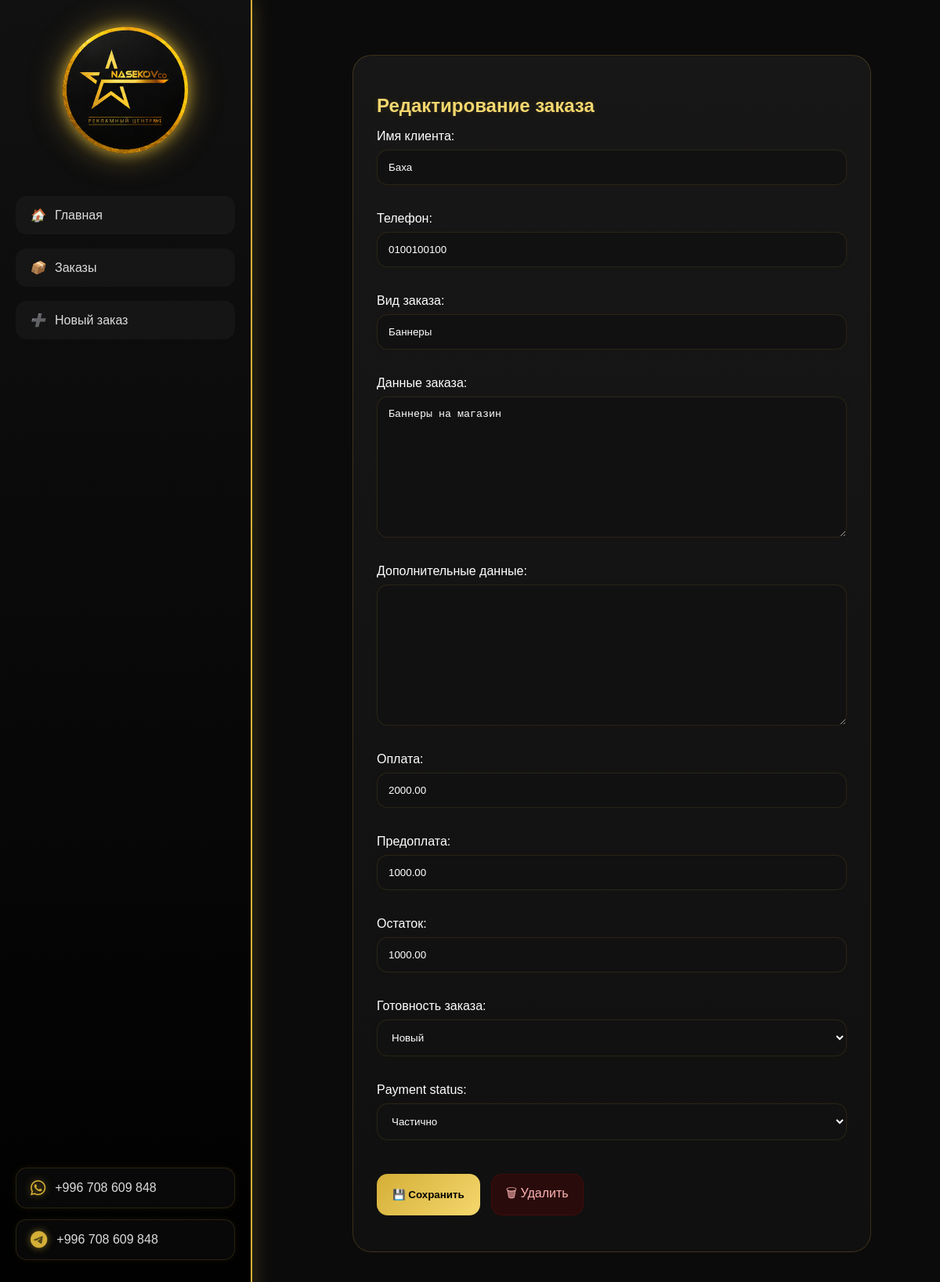
The app's page /orders/8/edit/ with its own data.
### base/models.py (models this page shows, shortened)
class Order(models.Model):
    STATUS_CHOICES = [
        ('new', 'Новый'),
        ('progress', 'В работе'),
        ('ready', 'Готов'),
        ('done', 'Выдан'),
        ('cancel', 'Отменено'),
    ]
    PAYMENT_STATUS = [
        ('unpaid', 'Не оплачено'),
        ('partial', 'Частично'),
        ('paid', 'Оплачено'),
    ]
    client_name = models.CharField(
        max_length=255,
        verbose_name='Имя клиента'
    )
    phone = models.CharField(
        max_length=20,
        blank=True,
        verbose_name='Телефон'
    )
    created_at = models.DateTimeField(
        auto_now_add=True,
        verbose_name='Дата'
    )
    order_type = models.CharField(
        max_length=255,
        verbose_name='Вид заказа'
    )
    order_details = models.TextField(
        verbose_name='Данные заказа'
    )
    extra_info = models.TextField(
        blank=True,
        verbose_name='Дополнительные данные'
    )
    total_price = models.DecimalField(
        max_digits=10,
        decimal_places=2,
        default=0,
        verbose_name='Оплата'
    )
    prepayment = models.DecimalField(
        max_digits=10,
        decimal_places=2,
        default=0,
        verbose_name='Предоплата'
    )
    remaining = models.DecimalField(
        max_digits=10,
        decimal_places=2,
        default=0,
        verbose_name='Остаток'
    )
    status = models.CharField(
        max_length=20,
        choices=STATUS_CHOICES,
        default='new',
        verbose_name='Готовность заказа'
    )
    payment_status = models.CharField(
        max_length=20,
        choices=PAYMENT_STATUS,
        default='unpaid'
    )

### base/views.py (the view)
# urls.py: path('orders/<int:pk>/edit/',views.order_edit,name='order_edit'),
def order_edit(request, pk):
    order = get_object_or_404(Order, pk=pk)
    form = OrderForm(
        request.POST or None,
        instance=order
    )
    if form.is_valid():
        form.save()
        return redirect('base:orders')
    return render(request, 'order_form.html', {
        'form': form,
        'order': order
    })

### base/forms.py
class OrderForm(forms.ModelForm):
    class Meta:
        model = Order
        fields = '__all__'

### templates/order_form.html (shortened to what this page needs)
{% load static %}
<html lang="en">
<head>
</head>
<body>
<div class="sidebar" id="sidebar">
    <a href="http://127.0.0.1:8000/admin" class="logo">
        <img src="{% static 'logo.png' %}" alt="Logo">
    </a>
    <ul class="menu">
        <li><a href="{% url 'base:home' %}"><i>🏠</i> Главная</a></li>
        <li><a href="{% url 'base:orders' %}"><i>📦</i> Заказы</a></li>
        <li><a href="{% url 'base:order_create' %}"><i>➕</i> Новый заказ</a></li>
    </ul>
<link rel="stylesheet"
href="https://cdnjs.cloudflare.com/ajax/libs/font-awesome/6.5.1/css/all.min.css">
<div class="sidebar-socials">
    <a href="https://wa.me/996708609848"
       target="_blank"
       class="social">
        <i class="fa-brands fa-whatsapp"></i>
        +996 708 609 848
    </a>
    <a href="https://t.me/+996708609848"
       target="_blank"
       class="social">
        <i class="fa-brands fa-telegram"></i>
        +996 708 609 848
    </a>
</div>
</div>
<div class="content">
<div class="form-card">
    {% if order %}
        <h2>Редактирование заказа</h2>
    {% else %}
        <h2>Создание заказа</h2>
    {% endif %}
    <form method="post">
        {{ form.as_p }}
        <div class="form-actions">
            <button type="submit" class="btn save">
                💾 Сохранить
            </button>
            {% if order %}
                <a href="{% url 'base:order_delete' order.id %}"
                   class="btn delete">
                    🗑 Удалить
                </a>
            {% endif %}
        </div>
    </form>
</div>
</div>
</body>
</html>

### templates/order_form.html (style rules this page uses)
:root { --bg:#0a0a0a; --card:#171717; --gold:#d4af37; --gold-light:#f5d76e; --text:#ffffff; --gray:#9ca3af; }
body { margin:0; background:#0b0b0b; font-family:Arial, sans-serif; overflow-x:hidden; }
.form-card { background:linear-gradient(180deg,#171717,#101010); border:1px solid rgba(212,175,55,0.2); padding:30px; border-radius:24px; color:white; width:600px; }
.form-actions { display:flex; gap:14px; margin-top:25px; }
.form-card input, .form-card select, .form-card textarea { width:100%; padding:12px; margin-bottom:15px; border-radius:12px; border:1px solid rgba(212,175,55,0.2); background:#111; color:white; }
.form-card button { background:linear-gradient(135deg,#d4af37,#f5d76e); border:none; padding:12px 20px; border-radius:12px; cursor:pointer; font-weight:bold; }
.sidebar { width:280px; height:100vh; background:linear-gradient( 180deg, #111, #000 ); border-right:2px solid #d4af37; position:fixed; left:0; top:0; padding:30px 20px; box-shadow: 0 0 25px rgba(212,175,55,0.25); transform:translateX(-100%); animation:showSidebar 1s ease forwards; }
.menu { list-style:none; padding:0; }
.menu li { margin:18px 0; }
.menu a { color:#ddd; text-decoration:none; display:flex; align-items:center; gap:12px; padding:15px 18px; border-radius:14px; transition:0.3s; background:rgba(255,255,255,0.03); }
.logo { display:flex; justify-content:center; align-items:center; margin-bottom:50px; }
.logo img { width:170px; object-fit:contain; filter: drop-shadow(0 0 8px rgba(212,175,55,0.7)) drop-shadow(0 0 18px rgba(212,175,55,0.5)); transition:0.4s; }
.content { position:absolute; overflow-y: auto; left:420px; top:40px; height:100vh; width:1000px; padding:30px; padding-right:80px; }
.btn.save { background:linear-gradient( 135deg, #d4af37, #f5d76e ); color:black; border:none; padding:12px 20px; border-radius:14px; font-weight:bold; cursor:pointer; transition:0.3s; }
.btn.delete { background:#2a0b0b; color:#ffb4b4; text-decoration:none; padding:12px 18px; border-radius:14px; border:1px solid rgba(255,0,0,0.12); display:flex; align-items:center; justify-content:center; transition:0.3s; }
.form-card h2 { color:var(--gold-light); margin-bottom:12px; text-shadow: 0 0 10px rgba(212,175,55,0.15); }
.sidebar-socials { position:absolute; bottom:80px; left:20px; right:20px; display:flex; flex-direction:column; gap:14px; }
.social { display:flex; align-items:center; gap:12px; text-decoration:none; color:#ddd; padding:14px 18px; border-radius:14px; background:rgba(255,255,255,0.03); transition:0.3s; border:1px solid rgba(212,175,55,0.15); box-shadow: 0 0 10px rgba(212,175,55,0.08); }
.social i { font-size:22px; color:#d4af37; text-shadow: 0 0 10px rgba(212,175,55,0.6); }
.form-card input, .form-card textarea, .form-card select { width:100%; padding:14px; margin-top:8px; margin-bottom:18px; border-radius:14px; border:1px solid rgba(212,175,55,0.12); background:#111; color:white; transition:0.35s; box-shadow: 0 0 10px rgba(212,175,55,0.03); }

### records on screen
Order: client_name "Баха", phone "0100100100", order_type "Баннеры", order_details "Баннеры на магазин", total_price "2000.00", prepayment "1000.00", remaining "1000.00", status "Новый", payment_status "Частично"
